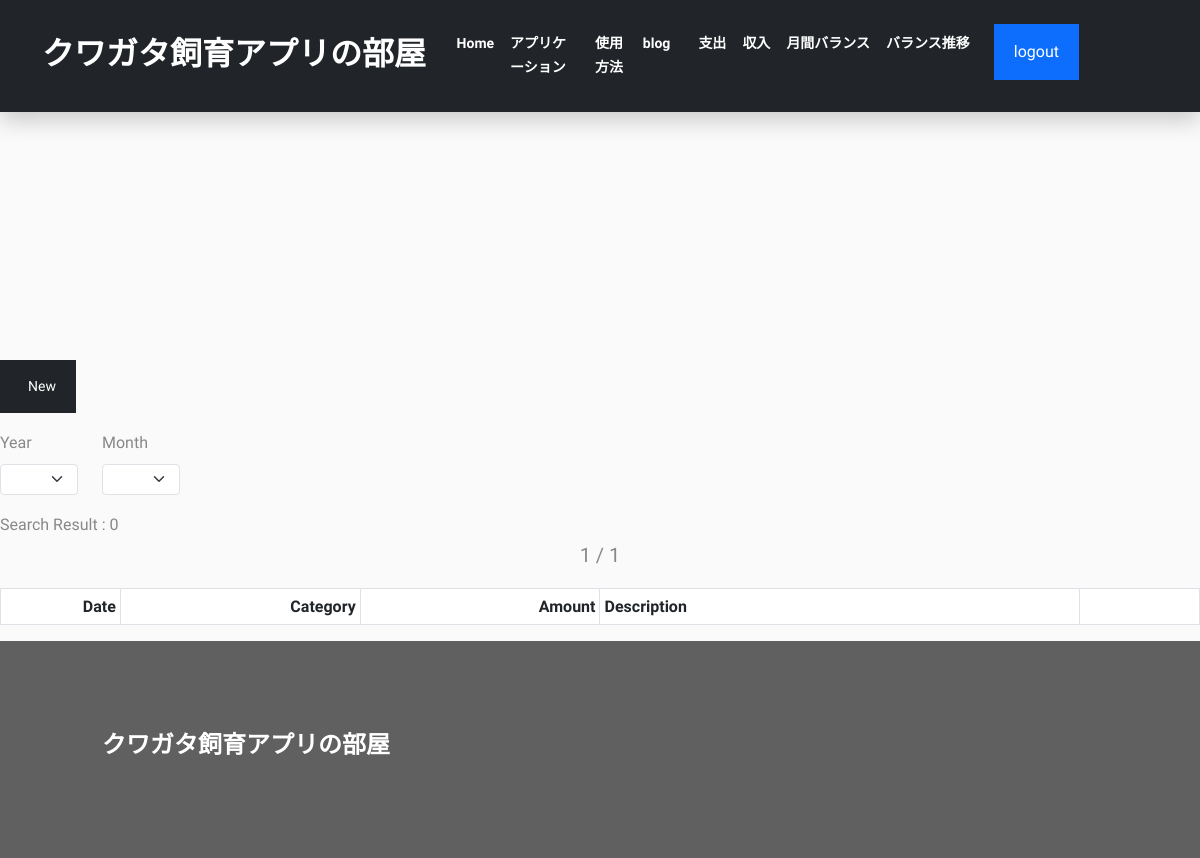
The app's page /income_list/ (signed in), older data.
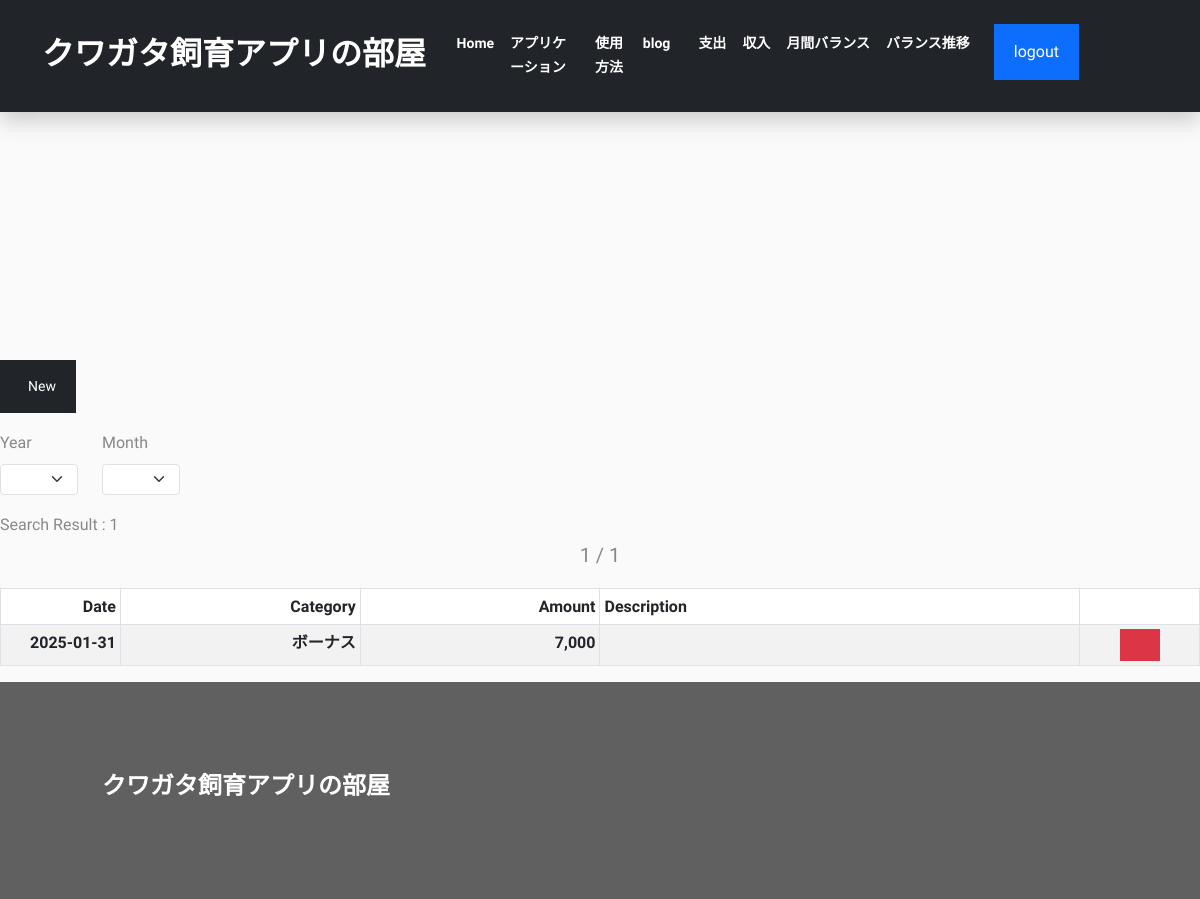
The same page, newer data.
### kakeibo/models.py (models this page shows)
class Income(models.Model):
    user = models.ForeignKey(User, on_delete=models.CASCADE)
    date = models.DateField('日付')
    amount = models.IntegerField('金額')
    category = models.ForeignKey(IncomeCategory, on_delete=models.PROTECT, verbose_name='カテゴリ')
    description = models.TextField('摘要', null=True, blank=True)

class IncomeCategory(models.Model):
    name = models.CharField('カテゴリ名', max_length=32)
    def __str__(self):
        return self.name

### kakeibo/views.py (the view, shortened to what this page needs)
# urls.py: path('income_list/', login_required(views.IncomeList.as_view()), name='income_list'),
class IncomeList(generic.ListView):
    template_name = 'income_list.html'
    model = Income
    ordering = '-date'
    paginate_by = 10
    def get_queryset(self):
        self.form = form = IncomeSearchForm(self.request.GET or None)
        queryset = super().get_queryset().filter(user=self.request.user)
        return queryset
    def get_context_data(self, **kwargs):
        context = super().get_context_data(**kwargs)
        context['search_form'] = IncomeSearchForm(self.request.GET or None)
        context['create_form'] = IncomeCreateForm
        context['action_url'] = '/income_create/'
        return context

### kakeibo/forms.py
class IncomeSearchForm(forms.Form):
    year = year_choice_field
    month = month_choice_field

### kakeibo/my_context_processor.py (called while the page is built)
def common(request):
    now = datetime.now()
    return {"now_year": now.year,
            "now_month": now.month}

### templates/income_list.html (shortened to what this page needs)
{% extends 'base.html' %}
{% load static %}
{% load humanize %}
{% load kakeibo %}
{% block nav %}
                <div class="container">
                  <div class="collapse navbar-collapse" id="navbarNav">
                    <ul class="navbar-nav">
                      <li class="nav-item">
                        <a class="nav-link text-white" href="{% url 'kakeibo:payment_list'%}">支出</a>
                      </li>
                      <li class="nav-item">
                        <a class="nav-link text-white" href="{% url 'kakeibo:income_list'%}">
                          収入
                        </a>
                      </li>
                      <li class="nav-item">
                        <a class="nav-link text-white" href="{% url 'kakeibo:monthly_balance' now_year now_month%}">
                          月間バランス
                        </a>
                      </li>
                      <li class="nav-item">
                        <a class="nav-link text-white" href="{% url 'kakeibo:balance_transition' %}">
                          バランス推移
                        </a>
                      </li>
                      {% endblock %}
{% block content %}
<button type="button" class="mb-2 btn btn-sm btn-rounded btn-dark">
  <span class="ls-widest text-white"><a href="{% url 'kakeibo:income_create' %}" class="text-white">New</a></span>
</button>
<link rel="stylesheet" href="{% static 'style1.css' %}">
{% include "income_search_form.html" %}
<div class="mt-3"> Search Result : {{ page_obj.paginator.count|intcomma }}</div>
{% include "pagination.html" %}
{% include "income_table.html" %}
{% endblock %}
{% block extrajs %}
{% include "cdn_datepicker.html" %}
{% endblock %}

### templates/income_table.html (shortened to what this page needs)
{% load humanize %}
<div class="table-responsive">
  <table class="table table-sm table-striped table-bordered shadow-1">
    {% include "thead.html" %}
    <tbody>
      {% for income in income_list %}
      <tr>
        <th class="text-end">{{ income.date|date:'Y-m-d' }}</th>
        <th class="text-end">{{ income.category }}</th>
        <th class="text-end">{{ income.amount|intcomma}}</th>
        <th class="text-start">
        </th>
        <th class="text-center">
          <button type="button" class="btn btn-floating btn-danger delete-modal-button"
          data-mdb-toggle="modal"
          data-mdb-target="#itemDeleteModal"
          data-deleteurl="{% url 'kakeibo:income_delete' income.pk %}"
          data-date="{{ income.date|date:'Y-m-d' }}"
          data-category="{{ income.category }}"
          data-amount="{{ income.amount }}"
          data-description="{{ income.description }}"
          >
          </button>
        </th>
      </tr>
      {% endfor %}
    </tbody>
  </table>
</div>

Row changes from the older to the newer data that the page shows:
added Income: date "2025-01-31", category "ボーナス", amount "7,000"
Text that changed along with them:
{{ page_obj.paginator.count|intcomma }}: "0" → "1"
